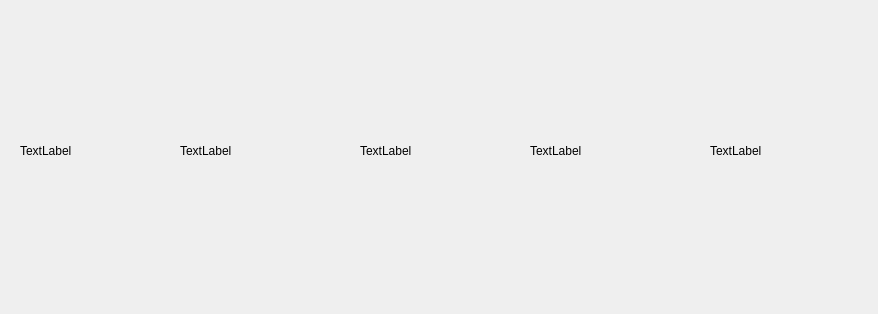
<?xml version="1.0" encoding="UTF-8"?>
<ui version="4.0">
 <class>Dialog</class>
 <widget class="QDialog" name="Dialog">
  <property name="geometry">
   <rect>
    <x>0</x>
    <y>0</y>
    <width>878</width>
    <height>314</height>
   </rect>
  </property>
  <property name="windowTitle">
   <string>Dialog</string>
  </property>
  <widget class="QLabel" name="label_1">
   <property name="geometry">
    <rect>
     <x>20</x>
     <y>20</y>
     <width>141</width>
     <height>261</height>
    </rect>
   </property>
   <property name="text">
    <string>TextLabel</string>
   </property>
   <property name="scaledContents">
    <bool>true</bool>
   </property>
  </widget>
  <widget class="QLabel" name="label_2">
   <property name="geometry">
    <rect>
     <x>180</x>
     <y>20</y>
     <width>141</width>
     <height>261</height>
    </rect>
   </property>
   <property name="text">
    <string>TextLabel</string>
   </property>
   <property name="scaledContents">
    <bool>true</bool>
   </property>
  </widget>
  <widget class="QLabel" name="label_3">
   <property name="geometry">
    <rect>
     <x>360</x>
     <y>20</y>
     <width>141</width>
     <height>261</height>
    </rect>
   </property>
   <property name="text">
    <string>TextLabel</string>
   </property>
   <property name="scaledContents">
    <bool>true</bool>
   </property>
  </widget>
  <widget class="QLabel" name="label_4">
   <property name="geometry">
    <rect>
     <x>530</x>
     <y>20</y>
     <width>141</width>
     <height>261</height>
    </rect>
   </property>
   <property name="text">
    <string>TextLabel</string>
   </property>
   <property name="scaledContents">
    <bool>true</bool>
   </property>
  </widget>
  <widget class="QLabel" name="label_5">
   <property name="geometry">
    <rect>
     <x>710</x>
     <y>20</y>
     <width>141</width>
     <height>261</height>
    </rect>
   </property>
   <property name="text">
    <string>TextLabel</string>
   </property>
   <property name="scaledContents">
    <bool>true</bool>
   </property>
  </widget>
 </widget>
 <resources/>
 <connections/>
</ui>
